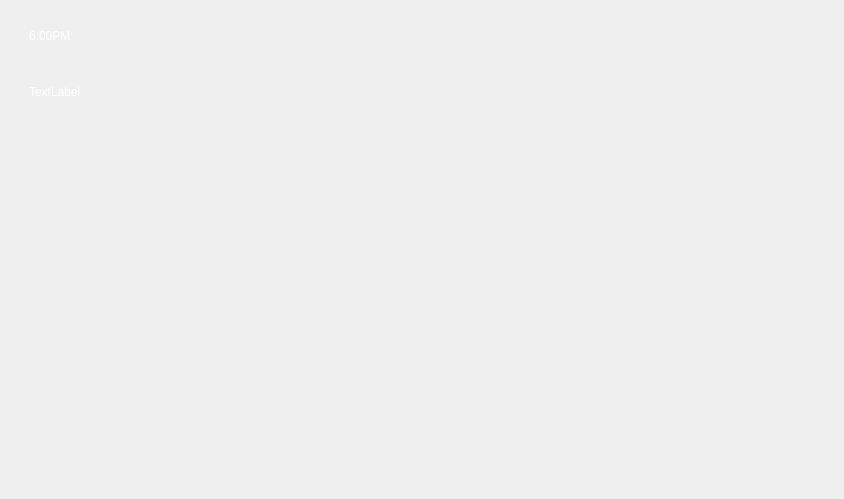
<?xml version="1.0" encoding="UTF-8"?>
<ui version="4.0">
 <class>Form</class>
 <widget class="QWidget" name="Form">
  <property name="geometry">
   <rect>
    <x>0</x>
    <y>0</y>
    <width>844</width>
    <height>499</height>
   </rect>
  </property>
  <property name="windowTitle">
   <string>Form</string>
  </property>
  <layout class="QGridLayout" name="gridLayout">
   <item row="0" column="0">
    <widget class="QWidget" name="widget" native="true">
     <property name="styleSheet">
      <string notr="true">border-radius:15px;
color:rgb(255,255,255);</string>
     </property>
     <layout class="QVBoxLayout" name="verticalLayout">
      <item>
       <widget class="QFrame" name="frame">
        <property name="maximumSize">
         <size>
          <width>16777215</width>
          <height>50</height>
         </size>
        </property>
        <property name="frameShape">
         <enum>QFrame::StyledPanel</enum>
        </property>
        <property name="frameShadow">
         <enum>QFrame::Raised</enum>
        </property>
        <layout class="QGridLayout" name="gridLayout_2">
         <item row="0" column="0" alignment="Qt::AlignTop">
          <widget class="QLabel" name="label">
           <property name="text">
            <string>6:00PM</string>
           </property>
          </widget>
         </item>
        </layout>
       </widget>
      </item>
      <item>
       <widget class="QFrame" name="frame_2">
        <property name="frameShape">
         <enum>QFrame::StyledPanel</enum>
        </property>
        <property name="frameShadow">
         <enum>QFrame::Raised</enum>
        </property>
        <layout class="QGridLayout" name="gridLayout_3">
         <item row="0" column="0" alignment="Qt::AlignTop">
          <widget class="QLabel" name="label_2">
           <property name="text">
            <string>TextLabel</string>
           </property>
          </widget>
         </item>
        </layout>
       </widget>
      </item>
     </layout>
    </widget>
   </item>
  </layout>
 </widget>
 <resources/>
 <connections/>
</ui>
